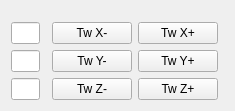
  <widget class="QWidget" name="layoutWidget">
   <property name="geometry">
    <rect>
     <x>650</x>
     <y>590</y>
     <width>235</width>
     <height>111</height>
    </rect>
   </property>
   <layout class="QGridLayout" name="gridLayout_4">
    <item row="2" column="3">
     <widget class="PyDMPushButton" name="PyDMPushButton_6">
      <property name="toolTip">
       <string/>
      </property>
      <property name="text">
       <string>Tw X+</string>
      </property>
      <property name="channel" stdset="0">
       <string>ca://APX:FX_UP</string>
      </property>
      <property name="confirmMessage" stdset="0">
       <string notr="true"/>
      </property>
      <property name="pressValue" stdset="0">
       <string>1</string>
      </property>
     </widget>
    </item>
    <item row="5" column="2">
     <widget class="PyDMPushButton" name="PyDMPushButton_11">
      <property name="toolTip">
       <string/>
      </property>
      <property name="text">
       <string>Tw Z-</string>
      </property>
      <property name="channel" stdset="0">
       <string>ca://APX:FZ_DOWN</string>
      </property>
      <property name="confirmMessage" stdset="0">
       <string notr="true"/>
      </property>
      <property name="pressValue" stdset="0">
       <string>1</string>
      </property>
     </widget>
    </item>
    <item row="2" column="2">
     <widget class="PyDMPushButton" name="PyDMPushButton_7">
      <property name="toolTip">
       <string/>
      </property>
      <property name="text">
       <string>Tw X-</string>
      </property>
      <property name="channel" stdset="0">
       <string>ca://APX:FX_DOWN</string>
      </property>
      <property name="confirmMessage" stdset="0">
       <string notr="true"/>
      </property>
      <property name="pressValue" stdset="0">
       <string>1</string>
      </property>
     </widget>
    </item>
    <item row="2" column="4">
     <widget class="PyDMByteIndicator" name="PyDMByteIndicator_25">
      <property name="toolTip">
       <string/>
      </property>
      <property name="channel" stdset="0">
       <string>ca://APX:FX_UP</string>
      </property>
      <property name="onColor" stdset="0">
       <color>
        <red>0</red>
        <green>255</green>
        <blue>0</blue>
       </color>
      </property>
      <property name="offColor" stdset="0">
       <color>
        <red>0</red>
        <green>0</green>
        <blue>0</blue>
       </color>
      </property>
      <property name="showLabels" stdset="0">
       <bool>false</bool>
      </property>
      <property name="labels" stdset="0">
       <stringlist>
        <string>Tw X+</string>
       </stringlist>
      </property>
     </widget>
    </item>
    <item row="4" column="4">
     <widget class="PyDMByteIndicator" name="PyDMByteIndicator_30">
      <property name="toolTip">
       <string/>
      </property>
      <property name="channel" stdset="0">
       <string>ca://APX:FY_UP</string>
      </property>
      <property name="onColor" stdset="0">
       <color>
        <red>0</red>
        <green>255</green>
        <blue>0</blue>
       </color>
      </property>
      <property name="offColor" stdset="0">
       <color>
        <red>0</red>
        <green>0</green>
        <blue>0</blue>
       </color>
      </property>
      <property name="showLabels" stdset="0">
       <bool>false</bool>
      </property>
      <property name="labels" stdset="0">
       <stringlist>
        <string>Tw Y+</string>
       </stringlist>
      </property>
     </widget>
    </item>
    <item row="5" column="3">
     <widget class="PyDMPushButton" name="PyDMPushButton_10">
      <property name="toolTip">
       <string/>
      </property>
      <property name="text">
       <string>Tw Z+</string>
      </property>
      <property name="channel" stdset="0">
       <string>ca://APX:FZ_UP</string>
      </property>
      <property name="confirmMessage" stdset="0">
       <string notr="true"/>
      </property>
      <property name="pressValue" stdset="0">
       <string>1</string>
      </property>
     </widget>
    </item>
    <item row="5" column="4">
     <widget class="PyDMByteIndicator" name="PyDMByteIndicator_31">
      <property name="toolTip">
       <string/>
      </property>
      <property name="channel" stdset="0">
       <string>ca://APX:FZ_UP</string>
      </property>
      <property name="onColor" stdset="0">
       <color>
        <red>0</red>
        <green>255</green>
        <blue>0</blue>
       </color>
      </property>
      <property name="offColor" stdset="0">
       <color>
        <red>0</red>
        <green>0</green>
        <blue>0</blue>
       </color>
      </property>
      <property name="showLabels" stdset="0">
       <bool>false</bool>
      </property>
      <property name="labels" stdset="0">
       <stringlist>
        <string>Tw Z+</string>
       </stringlist>
      </property>
     </widget>
    </item>
    <item row="0" column="2">
     <widget class="PyDMByteIndicator" name="PyDMByteIndicator_33">
      <property name="toolTip">
       <string/>
      </property>
      <property name="channel" stdset="0">
       <string>ca://APX:FX_DOWN</string>
      </property>
      <property name="onColor" stdset="0">
       <color>
        <red>0</red>
        <green>255</green>
        <blue>0</blue>
       </color>
      </property>
      <property name="offColor" stdset="0">
       <color>
        <red>0</red>
        <green>0</green>
        <blue>0</blue>
       </color>
      </property>
      <property name="shift" stdset="0">
       <number>1</number>
      </property>
      <property name="labels" stdset="0">
       <stringlist>
        <string>Busy</string>
       </stringlist>
      </property>
     </widget>
    </item>
    <item row="4" column="1">
     <widget class="PyDMByteIndicator" name="PyDMByteIndicator_26">
      <property name="toolTip">
       <string/>
      </property>
      <property name="channel" stdset="0">
       <string>ca://APX:FY_DOWN</string>
      </property>
      <property name="onColor" stdset="0">
       <color>
        <red>0</red>
        <green>255</green>
        <blue>0</blue>
       </color>
      </property>
      <property name="offColor" stdset="0">
       <color>
        <red>0</red>
        <green>0</green>
        <blue>0</blue>
       </color>
      </property>
      <property name="showLabels" stdset="0">
       <bool>false</bool>
      </property>
      <property name="labels" stdset="0">
       <stringlist>
        <string>Y-</string>
       </stringlist>
      </property>
     </widget>
    </item>
    <item row="2" column="1">
     <widget class="PyDMByteIndicator" name="PyDMByteIndicator_24">
      <property name="toolTip">
       <string/>
      </property>
      <property name="channel" stdset="0">
       <string>ca://APX:FX_DOWN</string>
      </property>
      <property name="onColor" stdset="0">
       <color>
        <red>0</red>
        <green>255</green>
        <blue>0</blue>
       </color>
      </property>
      <property name="offColor" stdset="0">
       <color>
        <red>0</red>
        <green>0</green>
        <blue>0</blue>
       </color>
      </property>
      <property name="showLabels" stdset="0">
       <bool>false</bool>
      </property>
      <property name="labels" stdset="0">
       <stringlist>
        <string>TwX-</string>
       </stringlist>
      </property>
     </widget>
    </item>
    <item row="4" column="2">
     <widget class="PyDMPushButton" name="PyDMPushButton_9">
      <property name="toolTip">
       <string/>
      </property>
      <property name="text">
       <string>Tw Y-</string>
      </property>
      <property name="channel" stdset="0">
       <string>ca://APX:FY_DOWN</string>
      </property>
      <property name="confirmMessage" stdset="0">
       <string notr="true"/>
      </property>
      <property name="pressValue" stdset="0">
       <string>1</string>
      </property>
     </widget>
    </item>
    <item row="0" column="3">
     <widget class="PyDMByteIndicator" name="PyDMByteIndicator_34">
      <property name="toolTip">
       <string/>
      </property>
      <property name="channel" stdset="0">
       <string>ca://APX:FX_DOWN</string>
      </property>
      <property name="onColor" stdset="0">
       <color>
        <red>255</red>
        <green>0</green>
        <blue>0</blue>
       </color>
      </property>
      <property name="offColor" stdset="0">
       <color>
        <red>0</red>
        <green>255</green>
        <blue>0</blue>
       </color>
      </property>
      <property name="shift" stdset="0">
       <number>2</number>
      </property>
      <property name="labels" stdset="0">
       <stringlist>
        <string>OOR</string>
       </stringlist>
      </property>
     </widget>
    </item>
    <item row="4" column="3">
     <widget class="PyDMPushButton" name="PyDMPushButton_8">
      <property name="toolTip">
       <string/>
      </property>
      <property name="text">
       <string>Tw Y+</string>
      </property>
      <property name="channel" stdset="0">
       <string>ca://APX:FY_UP</string>
      </property>
      <property name="confirmMessage" stdset="0">
       <string notr="true"/>
      </property>
      <property name="pressValue" stdset="0">
       <string>1</string>
      </property>
     </widget>
    </item>
    <item row="5" column="1">
     <widget class="PyDMByteIndicator" name="PyDMByteIndicator_32">
      <property name="toolTip">
       <string/>
      </property>
      <property name="channel" stdset="0">
       <string>ca://APX:FZ_DOWN</string>
      </property>
      <property name="onColor" stdset="0">
       <color>
        <red>0</red>
        <green>255</green>
        <blue>0</blue>
       </color>
      </property>
      <property name="offColor" stdset="0">
       <color>
        <red>0</red>
        <green>0</green>
        <blue>0</blue>
       </color>
      </property>
      <property name="showLabels" stdset="0">
       <bool>false</bool>
      </property>
      <property name="labels" stdset="0">
       <stringlist>
        <string>Tw Z</string>
       </stringlist>
      </property>
     </widget>
    </item>
    <item row="2" column="0">
     <widget class="PyDMLineEdit" name="PyDMLineEdit_16">
      <property name="toolTip">
       <string/>
      </property>
      <property name="readOnly">
       <bool>true</bool>
      </property>
      <property name="precision" stdset="0">
       <number>2</number>
      </property>
      <property name="precisionFromPV" stdset="0">
       <bool>false</bool>
      </property>
      <property name="channel" stdset="0">
       <string>ca://APX:PiezoX</string>
      </property>
     </widget>
    </item>
    <item row="4" column="0">
     <widget class="PyDMLineEdit" name="PyDMLineEdit_17">
      <property name="toolTip">
       <string/>
      </property>
      <property name="readOnly">
       <bool>true</bool>
      </property>
      <property name="precision" stdset="0">
       <number>2</number>
      </property>
      <property name="precisionFromPV" stdset="0">
       <bool>false</bool>
      </property>
      <property name="channel" stdset="0">
       <string>ca://APX:PiezoY</string>
      </property>
     </widget>
    </item>
    <item row="5" column="0">
     <widget class="PyDMLineEdit" name="PyDMLineEdit_15">
      <property name="toolTip">
       <string/>
      </property>
      <property name="readOnly">
       <bool>true</bool>
      </property>
      <property name="precision" stdset="0">
       <number>2</number>
      </property>
      <property name="precisionFromPV" stdset="0">
       <bool>false</bool>
      </property>
      <property name="channel" stdset="0">
       <string>ca://APX:PiezoZ</string>
      </property>
     </widget>
    </item>
   </layout>
  </widget>
